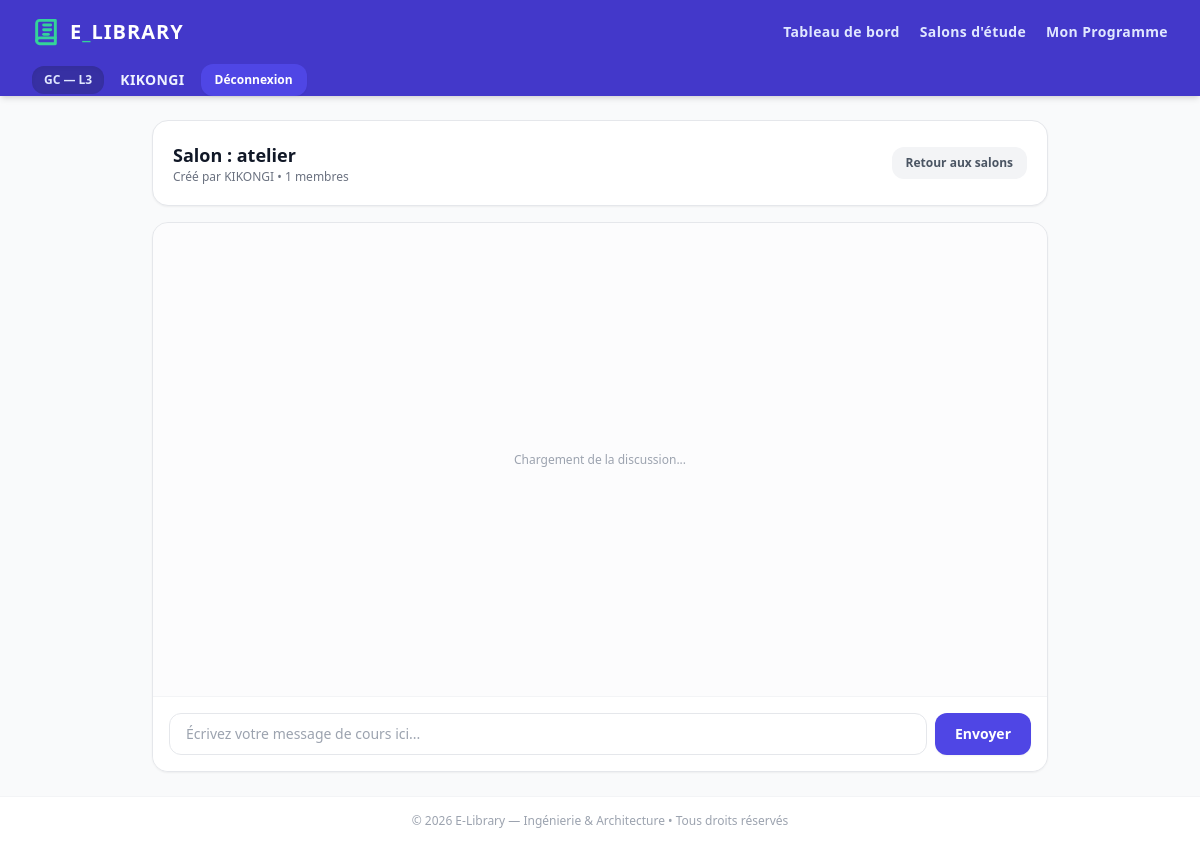
The page /salons/1/ (signed in) on the database its author committed.
### core/models.py (models this page shows, shortened)
class Profile(models.Model):
    user = models.OneToOneField(User, on_delete=models.CASCADE, related_name='profile')
    filiere = models.ForeignKey(Filiere, on_delete=models.SET_NULL, null=True, blank=True)
    promotion = models.CharField(max_length=2, choices=PROMO_CHOICES, db_index=True)
    class Meta:
        verbose_name = "Profil Étudiant"
        verbose_name_plural = "Profils Étudiants"

class Filiere(models.Model):
    nom = models.CharField(max_length=100, unique=True, db_index=True)
    class Meta:
        verbose_name = "Filière"
        verbose_name_plural = "Filières"
        ordering = ['nom']

class SalonDeDiscussion(models.Model):
    nom = models.CharField(max_length=100)
    createur = models.ForeignKey(User, on_delete=models.CASCADE, related_name="salons_crees")
    membres = models.ManyToManyField(User, related_name="salons_rejoints")
    date_creation = models.DateTimeField(auto_now_add=True)
    class Meta:
        verbose_name = "Salon de discussion"
        verbose_name_plural = "Salons de discussion"
        ordering = ['-date_creation']

### core/views.py (the view)
# urls.py: path('salons/<int:salon_id>/', views.voir_salon, name='voir_salon'),
@login_required
def voir_salon(request, salon_id):
    salon = get_object_or_404(
        SalonDeDiscussion.objects.prefetch_related('membres'),
        id=salon_id
    )
    if request.user not in salon.membres.all():
        messages.error(request, "Vous n'avez pas accès à ce salon d'études.")
        return redirect('gestion_salons')
    return render(request, 'core/salon_detail.html', {'salon': salon})

### core/templates/core/salon_detail.html (shortened to what this page needs)
{% extends 'core/base.html' %}
{% block content %}
<div class="max-w-4xl mx-auto space-y-4">
    <div class="bg-white rounded-2xl p-5 border border-gray-200 shadow-sm flex items-center justify-between">
        <div>
            <h1 class="text-lg font-extrabold text-gray-900">Salon : {{ salon.nom }}</h1>
            <p class="text-xs text-gray-500 font-medium">Créé par {{ salon.createur.username }} • {{ salon.membres.count }} membres</p>
        </div>
        <a href="{% url 'gestion_salons' %}" class="px-3.5 py-2 text-xs font-bold text-gray-600 bg-gray-100 hover:bg-gray-200 rounded-xl transition">
            Retour aux salons
        </a>
    </div>
    <div class="bg-white rounded-2xl border border-gray-200 shadow-sm flex flex-col h-[550px] overflow-hidden">
        <div id="chat-box" class="flex-grow p-5 overflow-y-auto space-y-4 bg-gray-50/50 scroll-smooth">
            <div class="flex items-center justify-center h-full">
                <p class="text-xs font-medium text-gray-400 animate-pulse">Chargement de la discussion...</p>
            </div>
        </div>
        <form id="chat-form" class="p-4 border-t border-gray-100 bg-white flex gap-2">
            <input type="text" id="chat-input" placeholder="Écrivez votre message de cours ici..." required autocomplete="off" max="2000"
                   class="flex-grow px-4 py-2.5 border border-gray-200 rounded-xl text-sm focus:ring-2 focus:ring-indigo-500/20 focus:border-indigo-500 outline-none transition">
            <button type="submit" class="bg-indigo-600 hover:bg-indigo-700 text-white font-bold px-5 rounded-xl text-sm transition shadow-sm active:scale-95">
                Envoyer
            </button>
        </form>
    </div>
</div>
{% endblock %}

### core/templates/core/base.html (shortened to what this page needs)
<!DOCTYPE html>
<html lang="fr" class="h-full bg-gray-50">
<head>
    <script src="https://cdn.tailwindcss.com"></script>
</head>
<body class="flex flex-col h-full text-gray-800 antialiased">
    <nav class="bg-indigo-700 shadow-md text-white sticky top-0 z-50">
        <div class="max-w-7xl mx-auto px-4 sm:px-6 lg:px-8">
            <div class="flex items-center justify-between h-16">
                        <a href="{% if user.is_authenticated %}{% url 'dashboard' %}{% else %}{% url 'home_publique' %}{% endif %}"
   class="flex items-center gap-2.5 font-black text-xl tracking-wider hover:opacity-90 transition">
    <span class="text-white">E<span class="text-emerald-400">_</span>LIBRARY</span>
</a>
                    {% if user.is_authenticated %}
                    <div class="hidden md:flex items-center gap-5 text-sm font-bold tracking-wide">
                        <a href="{% url 'dashboard' %}" class="text-indigo-100 hover:text-white transition">Tableau de bord</a>
                        <a href="{% url 'gestion_salons' %}" class="text-indigo-100 hover:text-white transition">Salons d'étude</a>
                        <a href="{% url 'voir_programme' %}" class="text-indigo-100 hover:text-white transition">Mon Programme</a>
                    </div>
                    {% endif %}
                </div>
                <div class="flex items-center gap-4 text-sm">
                    {% if user.is_authenticated %}
                        <span class="hidden sm:inline-block bg-indigo-800 px-3 py-1.5 rounded-xl text-indigo-100 font-bold text-xs shadow-inner">
                            {{ user.profile.filiere.nom|default:"Général" }} — {{ user.profile.promotion }}
                        </span>
                        <span class="font-bold text-indigo-50 tracking-wide hidden sm:inline">
                            {{ user.username }}
                        </span>
                        <form action="{% url 'deconnexion' %}" method="POST" class="inline">
                            <button type="submit" class="bg-indigo-600 hover:bg-red-600 px-3.5 py-2 rounded-xl transition text-xs font-extrabold shadow-sm active:scale-95">
                                Déconnexion
                            </button>
                        </form>
                    {% else %}
                        <a href="{% url 'inscription' %}" class="bg-white text-indigo-700 hover:bg-indigo-50 px-4 py-2 rounded-xl font-bold text-xs transition shadow-sm active:scale-95">
                            S'inscrire
                        </a>
                    {% endif %}
                </div>
            </div>
    </nav>
    <main class="flex-grow max-w-7xl w-full mx-auto px-4 sm:px-6 lg:px-8 py-6">
        {% block content %}{% endblock %}
    </main>
    <footer class="bg-white border-t border-gray-100 py-4 text-center text-xs font-medium text-gray-400">
        <p>&copy; 2026 E-Library — Ingénierie & Architecture • Tous droits réservés</p>
    </footer>
</body>
</html>

### rows shown on the page
SalonDeDiscussion: nom "atelier", createur.username "KIKONGI", membres.count "1"

### other values the page prints
{{ user.profile.filiere.nom|default:"Général" }} "GC"
{{ user.profile.promotion }} "L3"
{{ user.username }} "KIKONGI"
